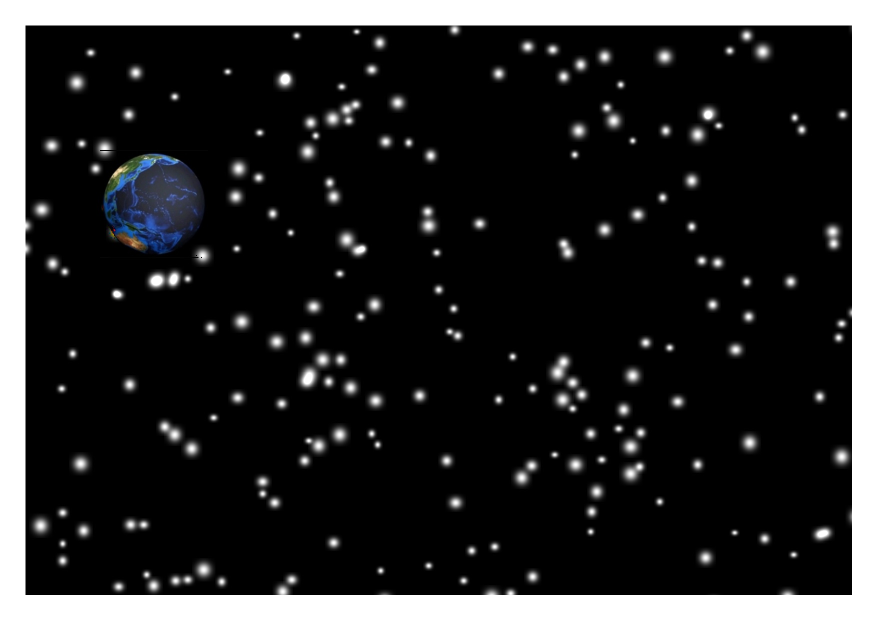
#> input picture astro_stitch_test_files/viewEarth.jpg, 1754 x 1240 px (shown at 1/2 size)
$ python astro_stitch_go.py
#> lines starting #> are read from the running program, lines starting #| are printed output that depends on the picture
#> further down, view_earth is the input picture: shape (1240, 1754, 3); mean B, G, R 42.1, 41.8, 41.6
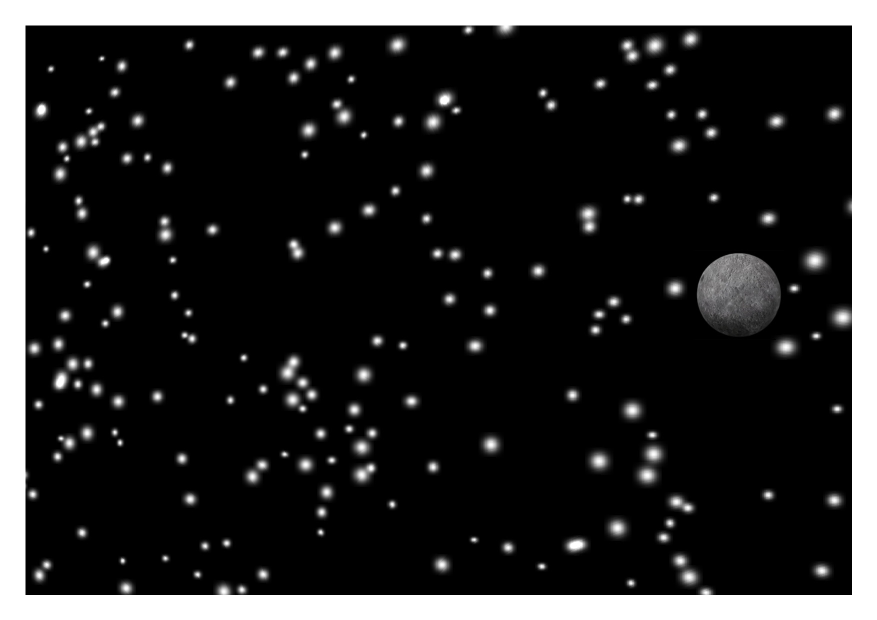
#> input picture astro_stitch_test_files/viewMoon.jpg, 1754 x 1240 px (shown at 1/2 size)
#> further down, view_moon is the input picture: shape (1240, 1754, 3); mean B, G, R 41.8, 41.8, 41.8
### group_project/astro_stitch.py
# from group_project import AJBastroalign as aa
import cv2
import numpy as np
from matplotlib import pyplot as plt


def show_image(image, name="image", wait=True):
    cv2.namedWindow(name, cv2.WINDOW_NORMAL)
    cv2.imshow(name, image)
    cv2.resizeWindow(name, 320, 240)
    if wait:
        cv2.waitKey(0)
    return


def astro_stitch(earth, moon):
    sift = cv2.SIFT_create()

    # will need to swap these if the images are in the wrong order
    r_image = moon
    l_image = earth

    l_keypoints, descriptors1 = sift.detectAndCompute(l_image, None)
#> l_keypoints = 1023 keypoints; strongest (x, y, size): (234, 588, 11.9), (570, 159, 17.3), (1645, 1067, 16.6), (312, 561, 17.9)
    r_keypoints, descriptors2 = sift.detectAndCompute(r_image, None)
#> r_keypoints = 892 keypoints; strongest (x, y, size): (83, 220, 14.6), (889, 199, 16.1), (121, 763, 17.3), (210, 522, 12.4)

    l_draw = cv2.drawKeypoints(earth, l_keypoints, None)
    r_draw = cv2.drawKeypoints(moon, r_keypoints, None)
    # show_image(l_draw, "l_draw", wait=False)
    # show_image(r_draw, "r_draw", wait=False)

    bf = cv2.BFMatcher(cv2.NORM_L2, crossCheck=True)

    # Match the descriptors using brute-force matching
    matches_bf = bf.match(descriptors1, descriptors2)  # Draw the top N matches
#> matches_bf = 344 matches

    # Sort the matches by distance (lower is better)

    matches_bf = sorted(matches_bf, key=lambda x: x.distance)

    # Draw the top N matches
    image_matches_bf = cv2.drawMatches(
        l_image, l_keypoints, r_image, r_keypoints, matches_bf, None
    )
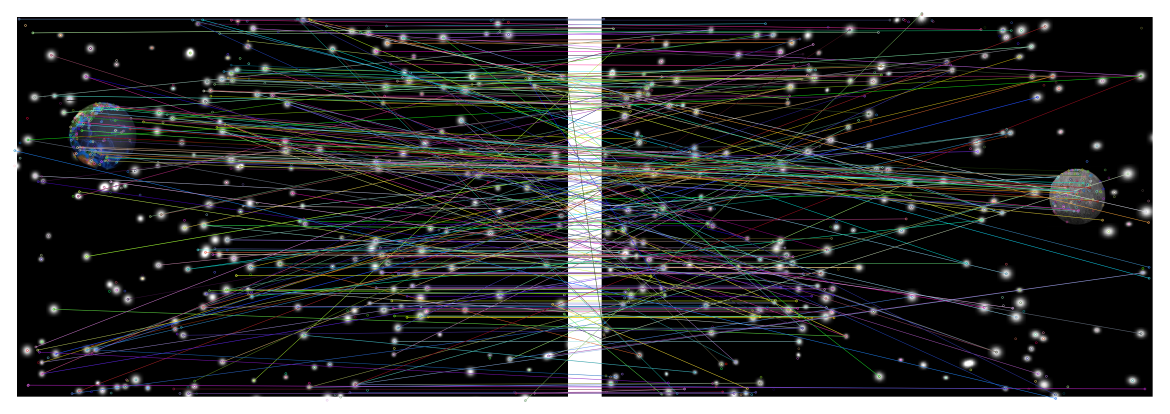
#> image_matches_bf: shape (1240, 3508, 3) (shown at 1/3 size); mean B, G, R 56.5, 56.4, 55.5

    # show_image(image_matches_bf, "Matches", wait=True)

    tp = []  # target points

    qp = []  # query points

    for m in matches_bf:
        tp.append(r_keypoints[m.trainIdx].pt)
        qp.append(l_keypoints[m.queryIdx].pt)
#> after the loop, qp = 344 pairs, first value 44.09 to 1711.7, second value 56.74 to 1201.5; tp = 344 pairs, first value 56.53 to 1692.7, second value 40.08 to 1194.8

    tp, qp = np.float32((tp, qp))

    # src_points = np.float32(
    #     [keypoints1[m.queryIdx].pt for m in matches_bf]
    # ).reshape(-1, 1, 2)
    # print("finding homography")
    homography, _ = cv2.findHomography(tp, qp, cv2.RANSAC, 5.0)
#> homography = [[1.34, 0.00103, 468.4], [0.161, 1.12, -97.92], [0.000195, 9.08e-07, 1]]

    # Print the estimated homography matrix

    # print("Estimated Homography Matrix:")

    # print(homography)

    # Warp the second image using the homography

    # We make the resulting image slightly wider to accommodate the new rotated image

    # print("warping perspective")
    result = cv2.warpPerspective(
        r_image, homography, (l_image.shape[1] + 800, l_image.shape[0])
    )
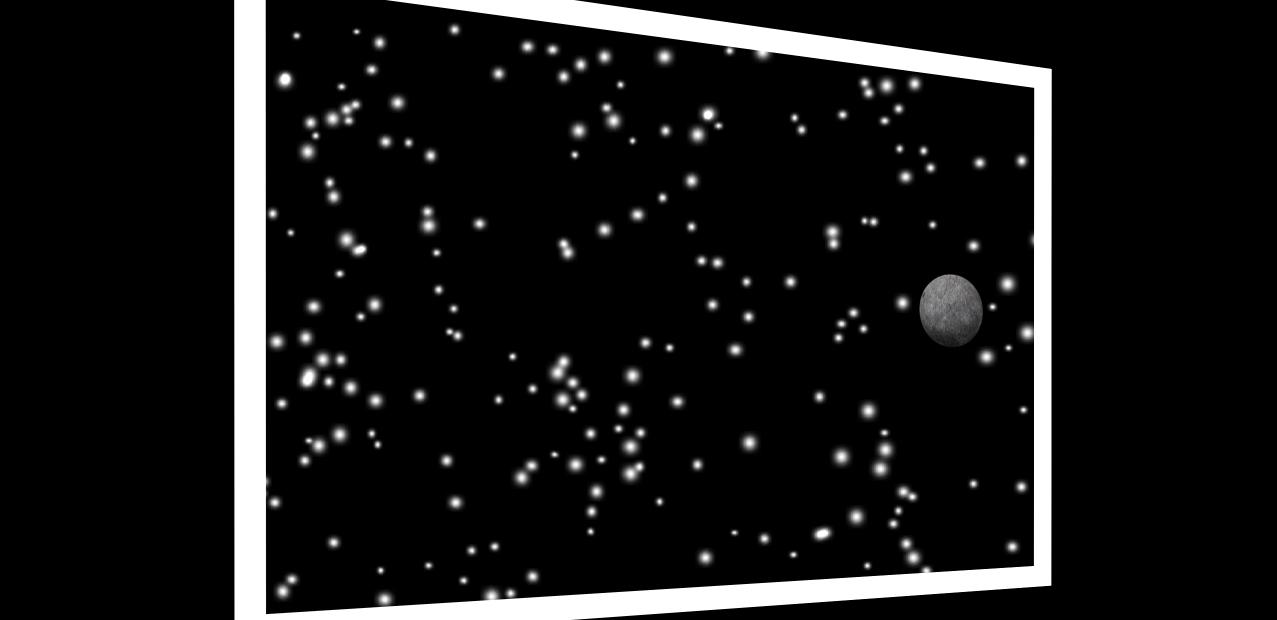
#> result: shape (1240, 2554, 3) (shown at 1/2 size); mean B, G, R 23.1, 23, 23.1

    # I bumped the final image size so I can see the whole paraonoma

    # Blending the warped image with the first image using alpha blending

    # First create a new image large enough to accommodate the stitched images

    # print("generating image")
    padded_left_img = cv2.copyMakeBorder(
        l_image,
        0,
        0,
        0,
        result.shape[1] - l_image.shape[1],
        cv2.BORDER_CONSTANT,
    )
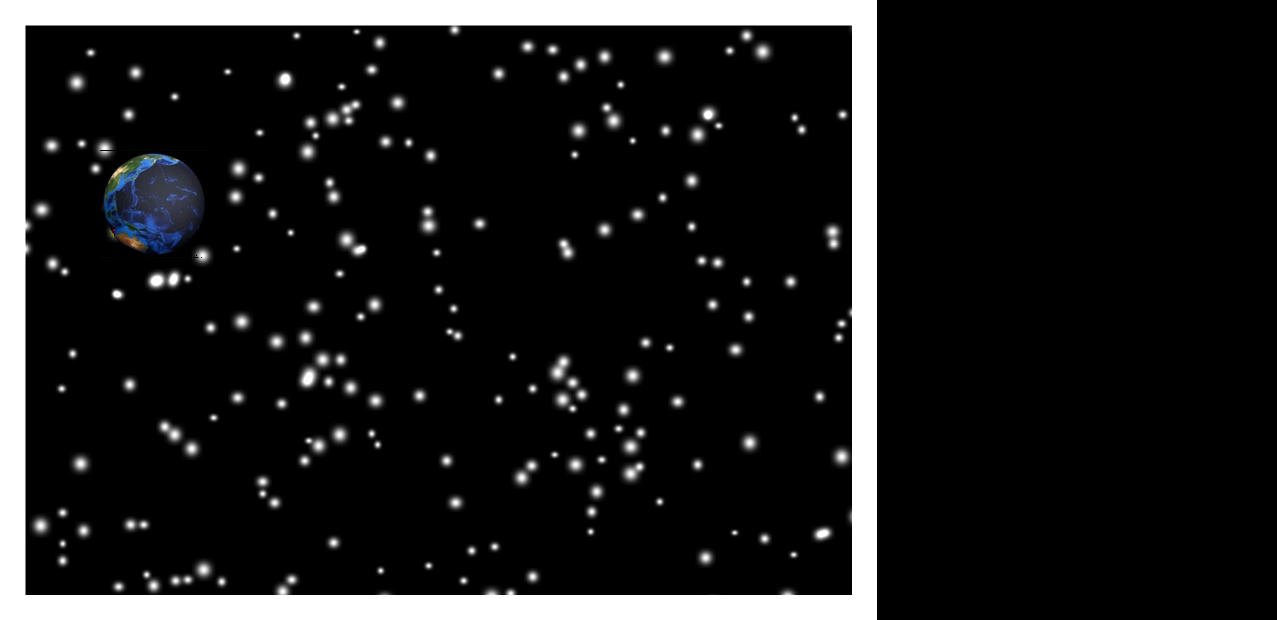
#> padded_left_img: shape (1240, 2554, 3) (shown at 1/2 size); mean B, G, R 28.9, 28.7, 28.6

    alpha = 0.5  # blending factor

    blended_image = cv2.addWeighted(padded_left_img, alpha, result, 1 - alpha, 0)
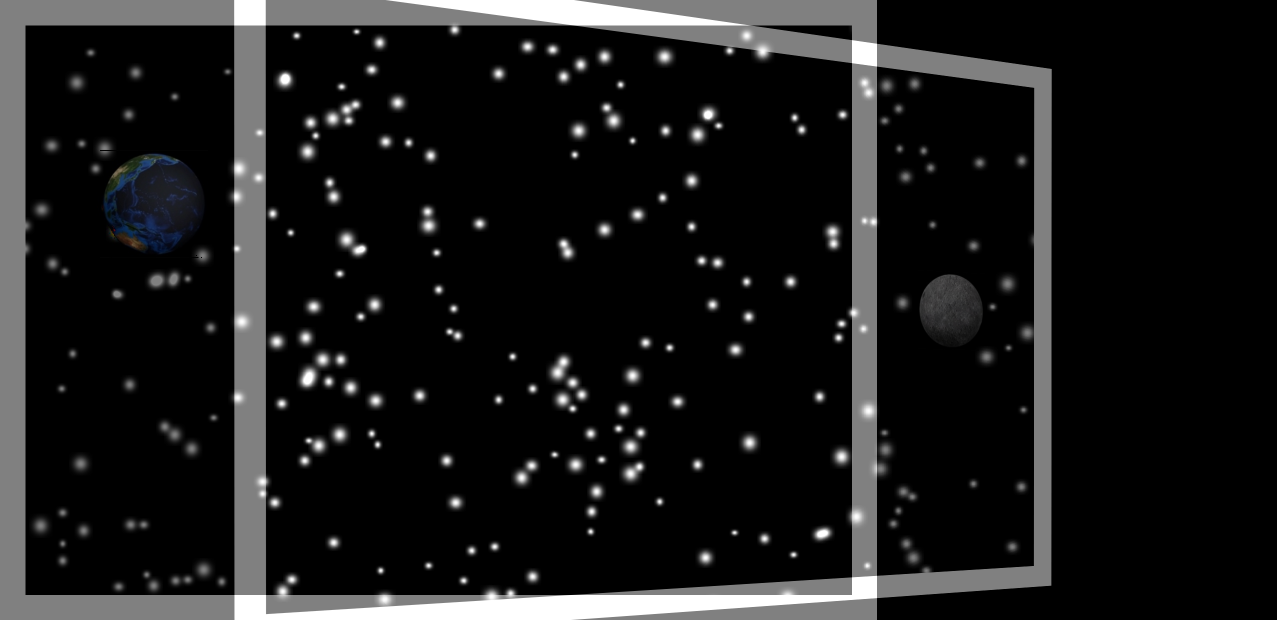
#> blended_image: shape (1240, 2554, 3) (shown at 1/2 size); mean B, G, R 26, 25.9, 25.9

    # show_image(blended_image, "Blended Image", wait=True)

    return blended_image

    #
    #
    #
    #
    #
    #
    # AJBastroalign

    # convert keypoint to numpy array
    # In this case source is the right hand image
    # right_image is transformed to the target (left image)
    # source = np.asarray([[p.pt[0] + 10, p.pt[1] + 10] for p in r_keypoints])  # right
    # target = np.asarray([[p.pt[0] + 10, p.pt[1] + 10] for p in l_keypoints])  # left
    # # print(descriptors1)

    # transform, (src_pts, dst_pts) = aa.find_transform(
    #     source, target, max_control_points=250
    # )

    # plt.plot(src_pts[:, 0], 1240 - src_pts[:, 1], "xk", markersize=10)
    # plt.plot(dst_pts[:, 0], 1240 - dst_pts[:, 1], "og", markersize=10)

    # for i in range(len(src_pts)):
    #     plt.plot(
    #         [src_pts[i, 0], dst_pts[i, 0]],
    #         [1240 - src_pts[i, 1], 1240 - dst_pts[i, 1]],
    #         "-r",
    #     )

    # plt.show()

    # # To diplay the matrix you can use
    # # print("Transform", transform)

    # # and for its components
    # # print("Translation ", transform.translation)
    # # print("scale ", transform.scale)
    # # print("rotation angle ", transform.rotation)

    # # Convert transform to form OpenCV can use
    # homography = np.matrix(transform, np.float32)

    # # Apply transform to right image
    # result = cv2.warpPerspective(
    #     moon,
    #     homography,
    #     (earth.shape[1] + 400, earth.shape[0]),
    #     flags=cv2.INTER_LINEAR,
    # )

    # return result

### astro_stitch_go.py
from group_project.astro_stitch import astro_stitch, show_image
import cv2

view_earth = cv2.imread("./astro_stitch_test_files/viewEarth.jpg")
view_moon = cv2.imread("./astro_stitch_test_files/viewMoon.jpg")


def main():
    try:
        stitched = astro_stitch(view_earth, view_moon)

        show_image(stitched)
        pass
    except Exception as e:
        print(e)
        import traceback

        print(traceback.format_exc())
    finally:
        cv2.destroyAllWindows()


if __name__ == "__main__":
    main()
